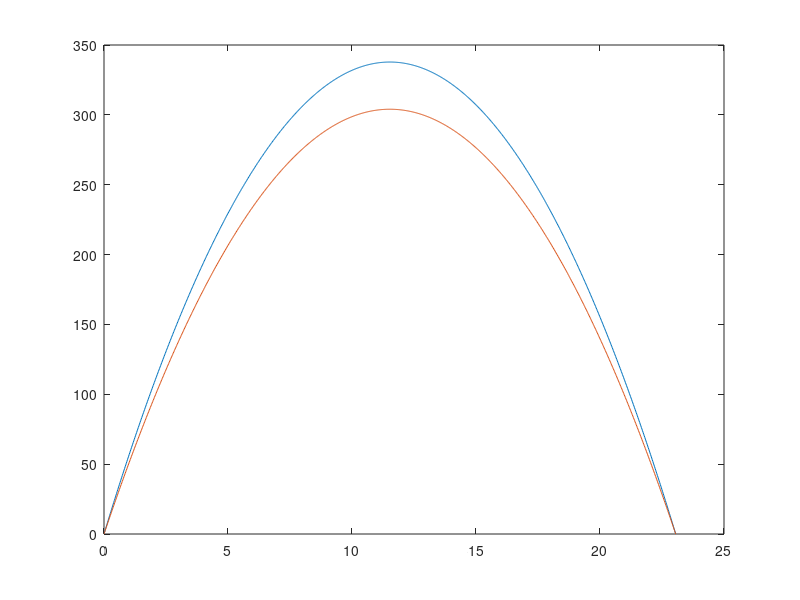

Write the MATLAB code that produced this figure.
% gearbox_curves.m
% Motor curves used to analyze gearbox efficiencies

clc; clear; close all;

%%

% Data for CIM motor
freeSpeed = 5310; % RPM
freeCurrent = 2.7; % Amps
stallTorque = 2.43; % Newton-meters
stallCurrent = 133; % Amps


operatingVoltage = 12; % Volts

numPoints = 1000;

torque = linspace(0, stallTorque, numPoints);

% Speed and current are linear, so that's easy!
speed = linspace(freeSpeed, 0, numPoints);
current = linspace(freeCurrent, stallCurrent, numPoints);

% convert RPM to rad/sec
radSpeed = speed / 60 * 2 * pi;

% Assuming a 1m lever arm, the distance traveled in 1 second = speed in rad/sec
distanceTraveled = radSpeed;

% And the force is torque/1m
force = torque;

% w = F*x, P = w/t
powerOut = force .* distanceTraveled;

% Electrically, P = I * V
powerIn = current .* operatingVoltage;

efficiency = powerOut ./ powerIn * 100;
fprintf('efficiency w/o gearbox: %g', max(efficiency));

%%
gearboxRatio = 0.1; % 10:1 ratio
gearboxEfficiency = 0.9; % Nominal gearbox efficiency
gearboxLoad = stallTorque * (1 - sqrt(gearboxEfficiency)); % Newton-meters

freeSpeed_simple = freeSpeed * sqrt(gearboxEfficiency) * gearboxRatio
stallTorque_simple = stallTorque * sqrt(gearboxEfficiency) / gearboxRatio

freeSpeed = freeSpeed * (1 - (gearboxLoad/stallTorque)) * gearboxRatio
stallTorque = (stallTorque - gearboxLoad) / gearboxRatio

% Redo all of the calculations with the new numbers
torque = linspace(0, stallTorque, numPoints);

% Speed and current are linear, so that's easy!
speed = linspace(freeSpeed, 0, numPoints);
current = linspace(freeCurrent, stallCurrent, numPoints);

% convert RPM to rad/sec
radSpeed = speed / 60 * 2 * pi;

% Assuming a 1m lever arm, the distance traveled in 1 second = speed in rad/sec
distanceTraveled = radSpeed;

% And the force is torque/1m
force = torque;

% w = F*x, P = w/t
gpowerOut = force .* distanceTraveled;

% Electrically, P = I * V
powerIn = current .* operatingVoltage;

efficiency = gpowerOut ./ powerIn * 100;
fprintf('efficiency with gearbox: %g', max(efficiency));

%% Compare the results
figure;
plot(torque, powerOut, torque, gpowerOut)
relativePower = max(gpowerOut) / max(powerOut)
